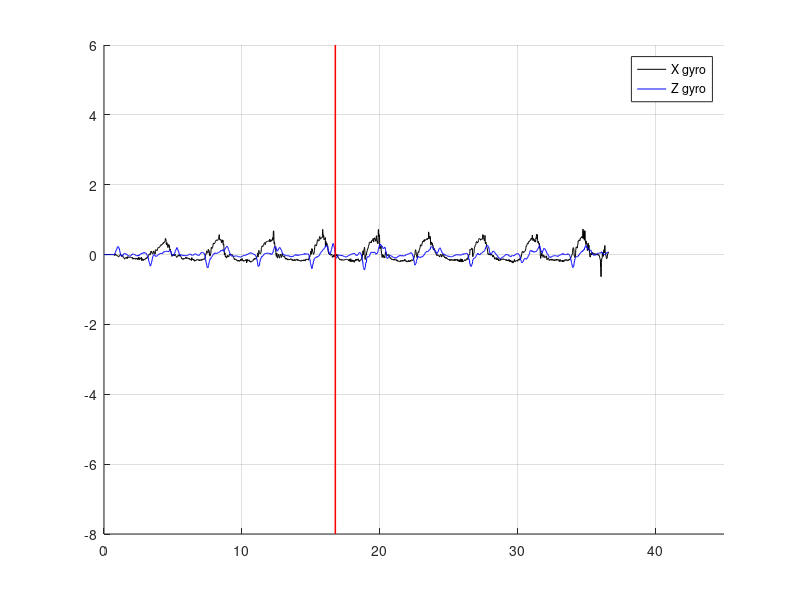

Write the MATLAB code that produced this figure.
%CatchTiming.m
%Program to test identifying the catch from the sensor data
%December 6th
%Team FrEE SpEEd
%% Read File and parse data
clear all

%M = csvread('WFeather_12_4_18.txt'); % Read in all raw data
M = csvread("10NOFeather.txt");

%Parse Data
xg = M(:,4);    % x gyroscope
yg = M(:,5);    % y gyroscope
zg = M(:,6);    % z gyroscope
ya = M(:,2);

t = linspace(1,length(xg),length(xg))/100; % Generator time vector

%% Method 1: Set High Peak Value For XGyro
state = 0; % waiting for square up to begin
           %= 1; waiting to for squared
           %=2; waiting for oar drop. ready to identify catch

%Step through gyro values and try to identity catch
figure(1)
hold on
grid on
axis([0, 45, -8, 6])
plot(t, xg, 'k-', t, zg, 'b-')
num=0;

for i=1:length(t)
    %plot(t(i),xg(i),'b.', t(i), zg(i), 'r.');
    %drawnow
     
%     if (xg(i)>2) && (state==0)
%          state = 1; 
%         plot([t(i),t(i)],[-8,6],'b-')
%          drawnow
%     end
%     
%     
%     if (xg(i)<=0) && (state==1)
%         plot([t(i),t(i)],[-8,6],'g-')
%          drawnow
%         state = 2; 
%     end
%      
%      %identifies catch
%      if (zg(i)<=-0.2) && (state==2)
%          num=num+1;
%          plot([t(i),t(i)],[-8,6],'r-')
%          drawnow
%          state=0;
%      end

    if (ya(i)<5 && zg(i)<0)
         plot([t(i),t(i)],[-8,6],'r-')
         drawnow
    end
    
end

legend('X gyro', 'Z gyro');
%This method is not robust enough to deal with data outliers
%Is the catch at the right point?
%Worried about the accrual of time errors. Eventually should do analysis to
%combine all source of time error and determine accuracy of the system as a
%whole. 
%% Method 2: Maintain Value for sustained period of time

%% Method 3: Check Average Value
